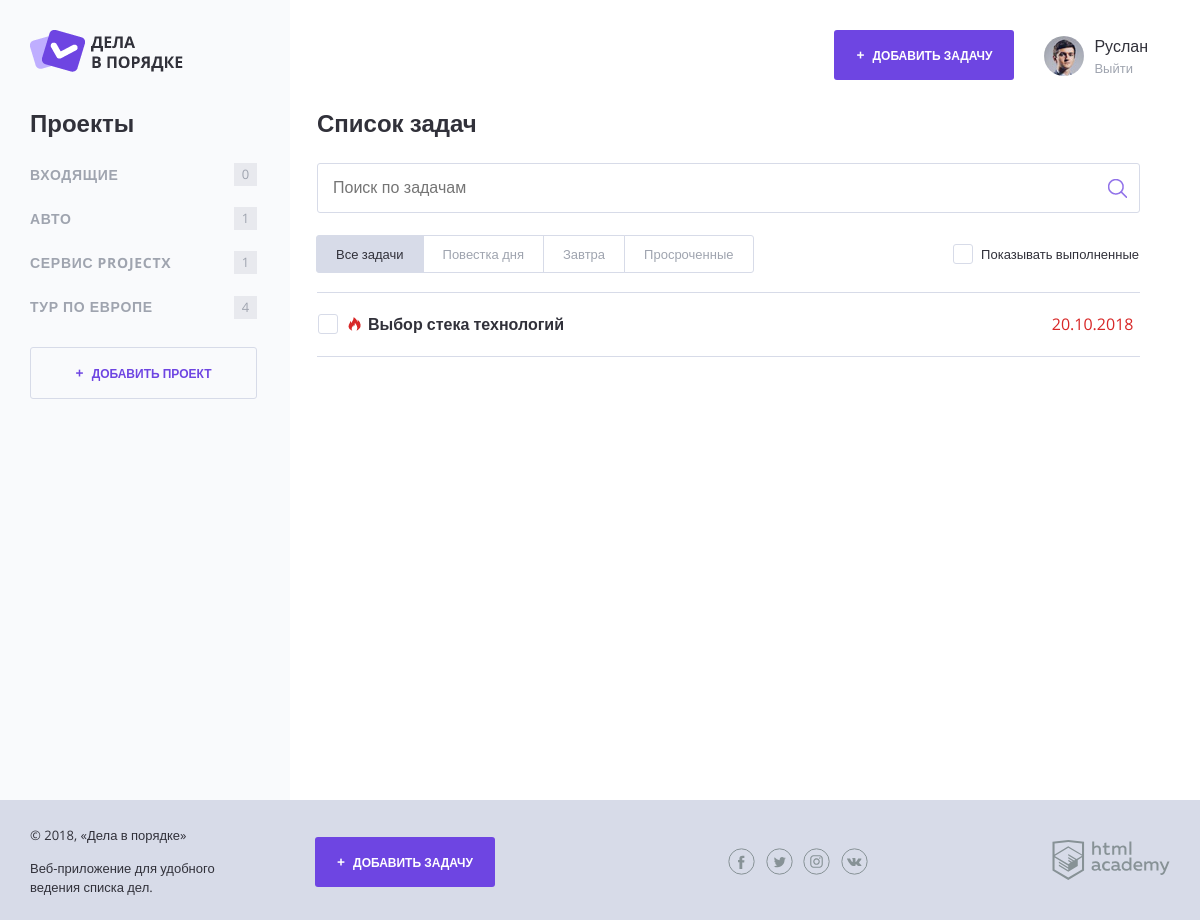
Page /index.php?category_id=6 (signed in) on the committed database.
### tables this page shows
CREATE TABLE categories (
  id          INT         AUTO_INCREMENT,
  name        CHAR(64)   NOT NULL,
  creator_id  INT         NOT NULL,

  PRIMARY KEY (id),
  INDEX (creator_id)
);

CREATE TABLE tasks (
  id                   INT          AUTO_INCREMENT,
  name                 CHAR(255)    NOT NULL,
  category_id          INT          DEFAULT NULL,
  creator_id           INT          NOT NULL,
  creation             DATETIME     NOT NULL DEFAULT CURRENT_TIMESTAMP,
  deadline             DATETIME     DEFAULT NULL,
  attachment_label     CHAR(255)    DEFAULT NULL,
  attachment_filename  CHAR(255)    DEFAULT NULL,
  is_complete          TINYINT(1)   NOT NULL DEFAULT 0,  

  PRIMARY KEY (id),
  FULLTEXT INDEX (name),
  INDEX (category_id),
  INDEX (creator_id),
  INDEX (deadline)
);

### utils.php (called while the page is built, shortened)
<?php
  function fillView($viewFilename, $data = []) {
    $viewPath = VIEWS_DIRECTORY_PATH.$viewFilename;
    $view = '';
    if (is_readable($viewPath)) {
      extract($data);
      require_once($viewPath);
      $view = ob_get_clean();
    }
    return $view;
  }
  function shouldHighlightTask($datetime) {
    $deadlineDate = date('d.m.Y', strtotime($datetime));
    $currentDate = date('d.m.Y', time());
    return $deadlineDate === $currentDate;
  }
  function getEuropeanDateFormat($datetime) {
    return date('d.m.Y', strtotime($datetime));
  }
  function filterCategoryTasks($selectedCategoryID, $tasks) {
    return array_filter($tasks, function($taskData) use ($selectedCategoryID) {
      return $taskData['category_id'] === $selectedCategoryID;
    });
  }

### model-workers.php (called while the page is built, shortened)
<?php
  require_once('./utils.php');
  function getCategories($databaseConnection, $userID) {
    $requestString = "SELECT id, name
                      FROM categories
                      WHERE creator_id = {$userID}";
    return downloadData($databaseConnection, $requestString);
  }
  function getTasks($databaseConnection, $userID) {
    $requestString = "SELECT id,
                              name,
                              category_id,
                              deadline,
                              attachment_label,
                              attachment_filename,
                              is_complete
                      FROM tasks
                      WHERE creator_id = {$userID}";
    return downloadData($databaseConnection, $requestString);
  }
  function downloadData($databaseConnection, $requestString, $parseMethod = PARSE_DATA_ALL) {
    $receivedData = $databaseConnection->query($requestString);
    switch ($parseMethod) {
      case PARSE_DATA_ALL:
        $adaptedData = $receivedData->fetch_all(MYSQLI_ASSOC);
        break;
    }
    $adaptedData = $adaptedData ? convertArrayStringsToNumbers($adaptedData) : [];
    return $adaptedData;
  }

### templates/sidebar-categories.php (the view)
<section class="content__side">
  <h2 class="content__side-heading">Проекты</h2>
  <nav class="main-navigation">
    <ul class="main-navigation__list">
      <?php foreach ($categories as $categoryData): ?>
        <li class="main-navigation__list-item">
          <a class="main-navigation__list-item-link" href="index.php?category_id=<?= $categoryData['id']; ?>">
            <?= strip_tags($categoryData['name']); ?>
          </a>
          <span class="main-navigation__list-item-count">
            <?= $categoryData['active_tasks']; ?>
          </span>
        </li>
      <?php endforeach; ?>
    </ul>
  </nav>
  <a class="button button--transparent button--plus content__side-button"
      href="add-category.php">
    Добавить проект
  </a>
</section>

### templates/content-index.php (shortened to what this page needs)
<main class="content__main">
  <h2 class="content__main-heading">Список задач</h2>
  <form class="search-form" action="index.php" method="get">
    <input class="search-form__input" type="text" name="search_query" placeholder="Поиск по задачам" value="">
    <input class="search-form__submit" type="submit" value="Искать">
  </form>
  <div class="tasks-controls">
    <nav class="tasks-switch">
      <?php
        $filterToTitle = [
          'all' => 'Все задачи',
          'today' => 'Повестка дня',
          'tomorrow' => 'Завтра',
          'expired' => 'Просроченные'
        ];
        foreach ($filterToTitle as $filter => $title) {
          $currentQueryParameters = [];
          if (isset($_GET['category_id'])) {
            $currentQueryParameters['category_id'] = $_GET['category_id'];
          }
          $currentQueryParameters['filter'] = $filter;
      ?>
          <a class="tasks-switch__item
                    <?= $_SESSION['tasks_filter'] === $filter ? 'tasks-switch__item--active' : ''; ?>"
              href="index.php?<?= http_build_query($currentQueryParameters); ?>">
            <?= $title; ?>
          </a>
        <?php } ?>
    </nav>
    <label class="checkbox">
      <span class="checkbox__text">Показывать выполненные</span>
    </label>
  </div>
  <table class="tasks">
    <?php
      foreach ($tasks as $taskData):
        if (!$taskData['is_complete'] || $_SESSION['show_completed_tasks']):
    ?>
          <tr class="tasks__item task
                    <?= shouldHighlightTask($taskData['deadline']) ? 'task--important' : ''; ?>
                    <?= $taskData['is_complete'] ? 'task--completed' : ''; ?>">
            <td class="task__select">
              <label class="checkbox task__checkbox">
                <span class="checkbox__text"><?= strip_tags($taskData['name']); ?></span>
              </label>
            </td>
            <td class="task__file">
            </td>
            <td class="task__date"><?= getEuropeanDateFormat($taskData['deadline']); ?></td>
          </tr>
    <?php
        endif;
      endforeach;
    ?>
  </table>
</main>

### css/style.css (style rules this page uses)
html, body { height: 100%; word-wrap: break-word; overflow-wrap: break-word; word-break: break-word; }
body { position: relative; min-width: 1180px; font-size: 16px; font-family: "OpenSans", sans-serif; color: #31313a; }
a { text-decoration: none; }
.button { display: inline-block; width: 180px; padding: 17px 0; font-weight: 700; font-size: 12px; text-align: center; color: #ffffff; text-transform: uppercase; text-decoration: none; background-color: #6e45e2; border: 0; border-radius: 3px; }
.button--plus::before { content: "+"; margin-right: 5px; font-size: 14px; }
.button--transparent { color: #6e45e2; border: 1px solid #d7dbe8; }
.button--transparent, .button--transparent:hover, .button--transparent:focus, .button--transparent:active { background-color: transparent; }
.content__side { width: 260px; }
.content__side-heading { margin: 0; margin-bottom: 15px; }
.content__side-button { width: 225px; }
.main-navigation { margin-bottom: 18px; }
.main-navigation__list { margin: 0 0 0 -8px; padding: 0; list-style: none; }
.main-navigation__list-item { display: flex; align-items: center; font-size: 14px; color: #9fa4af; text-transform: uppercase; }
.main-navigation__list-item-link { flex-grow: 1; padding: 14px 8px; font-weight: bold; color: inherit; text-decoration: none; letter-spacing: 0.05em; }
.main-navigation__list-item-count { display: inline-block; min-width: 19px; min-height: 19px; margin-right: 33px; padding: 2px; font-size: 13px; line-height: 18px; text-align: center; background-color: #e8e9ee; }
.content__main { flex-grow: 1; padding: 0 30px 0 27px; }
.content__main-heading { margin: 0; margin-bottom: 25px; }
.search-form { position: relative; margin-bottom: 23px; }
.search-form__input { box-sizing: border-box; width: 100%; padding: 15px; border: 1px solid #d7dbe8; border-radius: 3px; }
.search-form__submit { position: absolute; top: 11px; right: 8px; width: 30px; height: 30px; font-size: 0; background: transparent url("../img/search.png") no-repeat 50% 50%; border: 0; }
.tasks-controls { display: flex; justify-content: space-between; align-items: center; margin-bottom: 19px; font-size: 13px; }
.tasks-controls .checkbox .checkbox__text { padding-top: 3px; padding-bottom: 3px; }
.tasks-switch { display: inline-flex; flex-wrap: nowrap; font-size: 13px; }
.tasks-switch__item:first-child { border-top-left-radius: 3px; border-bottom-left-radius: 3px; }
.tasks-switch__item:last-child { border-top-right-radius: 3px; border-bottom-right-radius: 3px; }
.tasks-switch__item { position: relative; display: flex; margin: -1px 0 0 -1px; padding: 9px 19px; line-height: 1.4; color: #9fa4af; white-space: nowrap; background-color: #ffffff; border: 1px solid #d7dbe8; }
.tasks-switch__item--active { color: #31313a; background-color: #d7dbe8; border-color: #d7dbe8; }
.checkbox { position: relative; display: inline-block; vertical-align: top; border: 1px solid transparent; }
.checkbox__text { position: relative; display: block; padding: 1px 0 1px 28px; }
.checkbox__text::before { content: ""; position: absolute; top: 0; left: 0; width: 18px; height: 18px; border: 1px solid #d7dbe8; border-radius: 3px; }
.checkbox__text::after { content: ""; position: absolute; top: 5px; left: 5px; display: none; width: 10px; height: 5px; border-bottom: 1px solid #7f5be5; border-left: 1px solid #7f5be5; transform: rotate(-50deg); }
.tasks { width: 100%; border-collapse: collapse; }
.tasks__item:first-child td { border-top: 1px solid #d7dbe8; }
.tasks__item td { padding: 20px 0; border-bottom: 1px solid #d7dbe8; }
.task__checkbox .checkbox__input + .checkbox__text { font-weight: bold; }
.task--important .task__date { color: #d82727; }
.task--important .task__select .task__checkbox::before { content: ""; position: absolute; top: 3px; left: 30px; width: 13px; height: 14px; background: url("../img/fire.png") no-repeat 0 0; }
.task--important .task__select .checkbox__text { padding-left: 50px; }
.task__select { position: relative; width: 476px; }
.task__file { width: 190px; }
.task__date { width: 80px; }

### rows in the picture
categories: name "АВТО", active_tasks "1"
categories: name "СЕРВИС PROJECTX", active_tasks "1"
categories: name "ТУР ПО ЕВРОПЕ", active_tasks "4"
tasks: name "Выбор стека технологий", deadline "20.10.2018"

### other values in the picture
controlStringLength($_SESSION['user']['name'], 23) "Руслан"
strip_tags($categoryData['name']) "ВХОДЯЩИЕ"
$categoryData['active_tasks'] "0"
$title "Все задачи"
$title "Повестка дня"
$title "Завтра"
$title "Просроченные"
